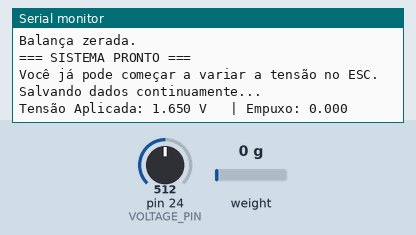
Recording of a sketch running on a simulated Teensy 4. Shown: the last lines printed to the serial monitor. Inputs (shaded band) come from the test bench; at power-on: weight on the scale 0 g, pin 24 (VOLTAGE_PIN) = 512 (analog values on the 0–1023 scale). Storage starts empty.

Above: at 3.2 s.
3.3 s: weight on the scale set to 100 g
At 4.5 s:
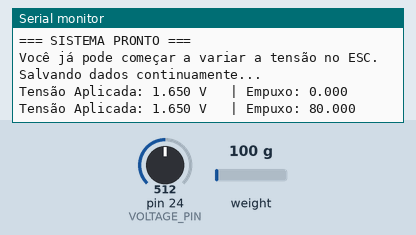
4.8 s: pin 24 (VOLTAGE_PIN) set to 716
At 5.7 s:
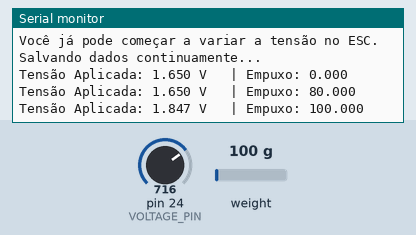
6.3 s: weight on the scale set to 1250 g
At 7.6 s:
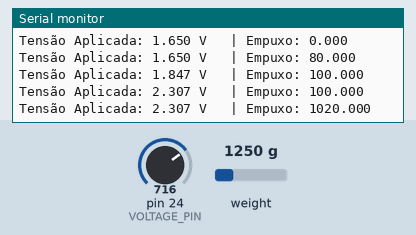
7.8 s: pin 24 (VOLTAGE_PIN) set to 900
At 8.9 s:
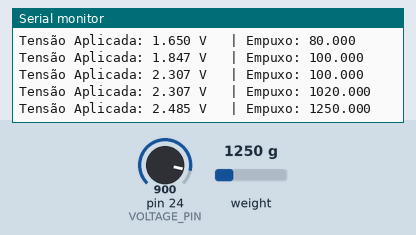
Timing chart, 0 to 10.3 s (numbered marks = the images above; inputs shaded):
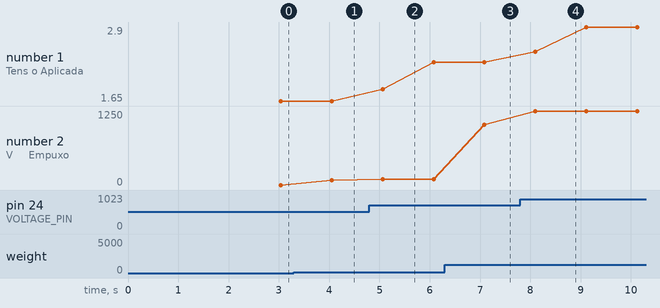

Measured:
- after the input at 3.3 s, the serial monitor: prints a new line after 0.75 s (image 1)
- after the input at 4.8 s, the serial monitor: prints a new line after 0.26 s (image 2)
- after the input at 6.3 s, the serial monitor: prints a new line after 0.79 s (image 3)
- after the input at 7.8 s, the serial monitor: prints a new line after 0.30 s (image 4)
- plotted number 1: 1.65 → 2.31 after the input at 4.8 s, 2.31 → 2.9 after the input at 7.8 s
- plotted number 2: 0 → 80 after the input at 3.3 s, 100 → 1020 after the input at 6.3 s

The sketch:

Motor_Throttle_Test_Teensy_Fonte5V.ino
```cpp
#include <Arduino.h>
#include "HX711.h"
#include <SD.h>
#include <SPI.h>

// --- Definições de Pinos ---
const int HX711_DOUT = 4;
const int HX711_SCK = 5;
const int VOLTAGE_PIN = A10;  // Pino analógico 24 da Teensy para ler a tensão

// --- Configurações do Ensaio ---
const int SAMPLES_TO_AVERAGE = 10;        // Quantidade de amostras para cada média salva
const float CALIBRATION_FACTOR = 113.0f; // Substitua pelo seu fator calibrado

// --- Configurações do ADC (Leitura de Tensão) ---
const int ADC_RESOLUTION_BITS = 12;  // Resolução configurável (ex: 8, 10, 12, 14, 16...)

// Calcula automaticamente 2^Bits em tempo de compilação (ex: 1 << 12 = 4096)
const float ADC_MAX_VAL = (float)(1 << ADC_RESOLUTION_BITS);

const float VREF = 3.3f;                  // Tensão de referência interna da Teensy

/*
 * FATOR DO DIVISOR DE TENSÃO
 * Se estiver usando um divisor de tensão com resistores R1 e R2,
 * a fórmula é: VOLTAGE_DIVIDER_RATIO = (R1 + R2) / R2
 * Se a fonte for direto para o pino (máximo absoluto 3.3V!), deixe = 1.0
 */
const float VOLTAGE_DIVIDER_RATIO = 1.0f;

HX711 scale;
File dataFile;
char logFileName[64];

// --- Variáveis de Acúmulo e Médias ---
int samplesCollected = 0;
float thrustSum = 0.0;
float adcSum = 0.0;

void setup() {
  Serial.begin(115200);
  while (!Serial && millis() < 3000);

  Serial.println("--- Setup de Inicialização (Datalogger) ---");

  // 1. Configuração do ADC
  analogReadResolution(ADC_RESOLUTION_BITS);
  // Opcional: analogReadAveraging(4); // Pode usar a média nativa do hardware se quiser

  // 2. Inicialização do SD Card e Indexação
  if (!SD.begin(BUILTIN_SDCARD)) {
    Serial.println("Falha no SD card! Verifique o hardware.");
    while (1);
  }

  int fileIndex = 1;
  while (true) {
    sprintf(logFileName, "curva_tensao_%03d.csv", fileIndex);
    if (!SD.exists(logFileName)) {
      break;
    }
    fileIndex++;
    if (fileIndex > 999) {
      Serial.println("Limite de arquivos atingido!");
      while (1);
    }
  }

  dataFile = SD.open(logFileName, FILE_WRITE);
  if (dataFile) {
    dataFile.println("Voltage_V,Thrust_unit"); // Novo cabeçalho!
    dataFile.close();
    Serial.print("Novo arquivo de log criado: ");
    Serial.println(logFileName);
  } else {
    Serial.println("Erro ao criar o arquivo no SD.");
  }

  // 3. Inicialização da Célula de Carga
  scale.begin(HX711_DOUT, HX711_SCK);
  scale.set_scale(CALIBRATION_FACTOR);

  Serial.println("Tarando a balança... Remova qualquer peso do motor.");
  scale.tare(20);
  Serial.println("Balança zerada.");

  Serial.println("=== SISTEMA PRONTO ===");
  Serial.println("Você já pode começar a variar a tensão no ESC.");
  Serial.println("Salvando dados continuamente...");
}

void loop() {
  // O código usa o HX711 como "clock" da amostragem (10Hz ou 80Hz)
  if (scale.is_ready()) {

    // 1. Lê os dados brutos no mesmo instante de tempo
    float currentThrust = scale.get_units(1);
    float currentAdc = analogRead(VOLTAGE_PIN);

    // 2. Acumula os valores
    thrustSum += currentThrust;
    adcSum += currentAdc;
    samplesCollected++;

    // 3. Quando atingir a janela de amostras desejada, calcula e salva
    if (samplesCollected >= SAMPLES_TO_AVERAGE) {

      // Médias da janela
      float avgThrust = thrustSum / SAMPLES_TO_AVERAGE;
      float avgAdc = adcSum / SAMPLES_TO_AVERAGE;

      // Conversão matemática do ADC para Volts reais
      // (Leitura Média / 4095) * 3.3V * Razão do Divisor
      float actualVoltage = (avgAdc / ADC_MAX_VAL) * VREF * VOLTAGE_DIVIDER_RATIO;

      // Log no Monitor Serial (Feedback visual na bancada)
      Serial.print("Tensão Aplicada: ");
      Serial.print(actualVoltage, 3);
      Serial.print(" V \t| Empuxo: ");
      Serial.println(avgThrust, 3);

      // Log no Cartão SD (Abre, escreve, fecha para garantir a integridade dos dados)
      dataFile = SD.open(logFileName, FILE_WRITE);
      if (dataFile) {
        dataFile.print(actualVoltage, 4); // 4 casas decimais para tensão no arquivo
        dataFile.print(",");
        dataFile.println(avgThrust, 3);
        dataFile.close();
      }

      // Reseta os acumuladores para a próxima janela de medição
      samplesCollected = 0;
      thrustSum = 0.0;
      adcSum = 0.0;
    }
  }
}
```
